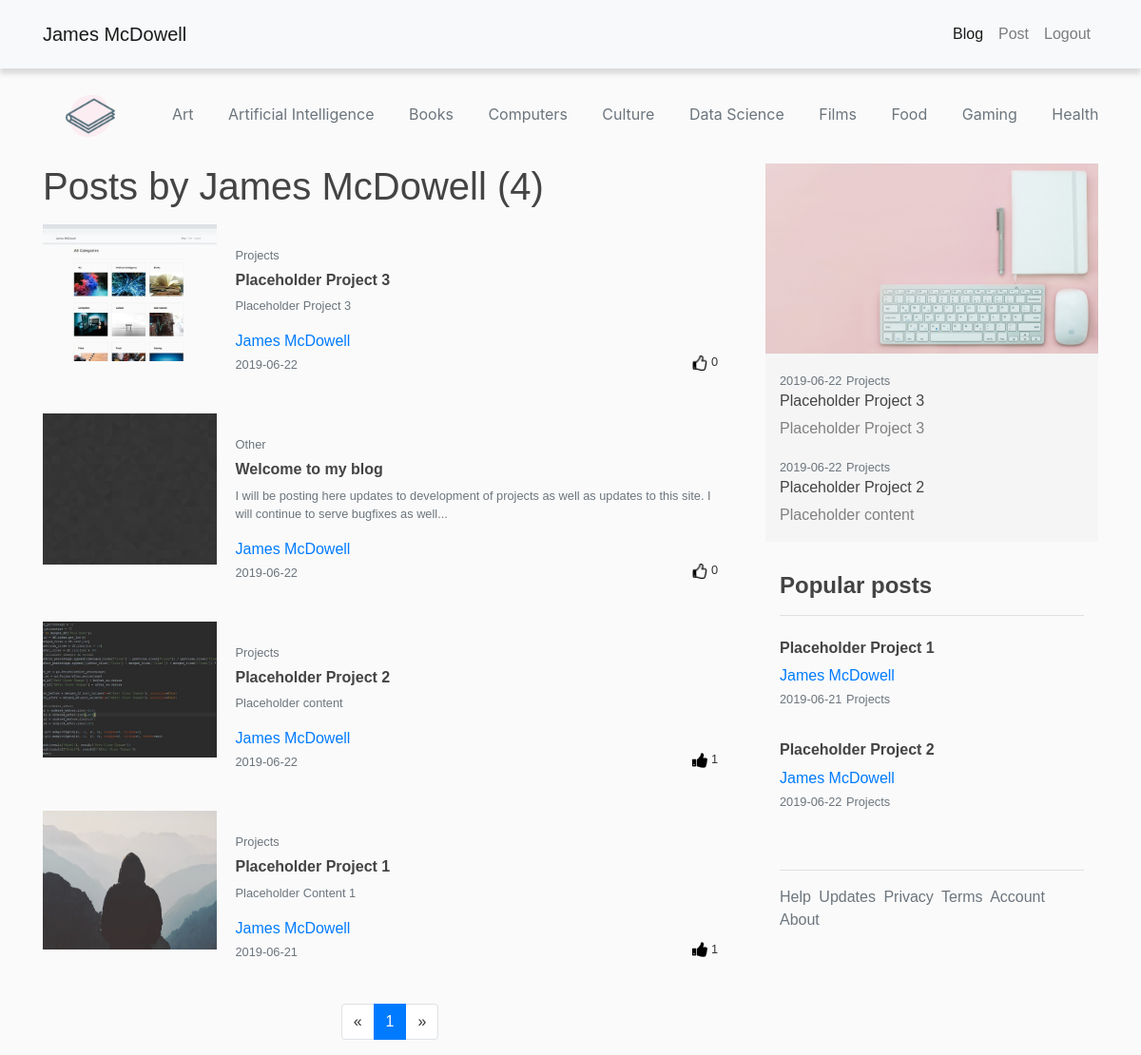
Page /user/James McDowell (signed in) on the committed database.
### flaskblog/models.py (models this page shows, shortened)
class Cat(db.Model):
    id = db.Column(db.Integer, primary_key=True)
    title = db.Column(db.String(30), nullable=False)
    posts = db.relationship('Post', backref='categ', lazy=True)
    category_image = db.Column(db.String(20), nullable=False, default='other.jpg')

class User(UserMixin, db.Model):
    id = db.Column(db.Integer, primary_key=True)
    username = db.Column(db.String(20), unique=True, nullable=False)
    email = db.Column(db.String(120), unique=True, nullable=False)
    image_file = db.Column(db.String(20), nullable=False, default='default.jpg')
    password = db.Column(db.String(60), nullable=False)
    posts = db.relationship('Post', backref='author', lazy=True)
    liked = db.relationship(
        'PostLike',
        foreign_keys='PostLike.user_id',
        backref='user', lazy='dynamic')
    def has_liked_post(self, post):
        return PostLike.query.filter(
            PostLike.user_id == self.id,
            PostLike.liked_id == post.user_id,
            PostLike.post_id == post.id).count() > 0

class Post(db.Model):
    id = db.Column(db.Integer, primary_key=True)
    title = db.Column(db.String(100), nullable=False)
    date_posted = db.Column(db.DateTime, nullable=False, default=datetime.utcnow)
    content = db.Column(db.Text, nullable=False)
    image_file = db.Column(db.String(20), nullable=False, default='default.jpg')
    user_id = db.Column(db.Integer, db.ForeignKey('user.id'), nullable=False)
    likes = db.relationship('PostLike', backref='post', lazy='dynamic')
    cat_id = db.Column(db.Integer, db.ForeignKey('cat.id'), nullable=False)

### flaskblog/users/routes.py (the view)
@users.route('/user/<string:username>')
def user_posts(username):
    page = request.args.get('page', 1, type=int)
    user = User.query.filter_by(username=username).first_or_404()
    posts = Post.query.filter_by(author=user)\
        .order_by(Post.date_posted.desc())\
        .paginate(page=page, per_page=20)
    if posts.has_next:
        next_page = page + 1
    else:
        next_page = None
    if posts.has_prev:
        prev_page = page - 1
    else:
        prev_page = None
    cat = Cat.query.order_by(Cat.title).limit(10)
    featured_id = db.session.query(PostLike.post_id,
                                   func.count(PostLike.id).label('qty')
                                   ).group_by(PostLike.post_id
                                              ).order_by(desc('qty')).limit(3)
    featured_posts = db.session.query(Post).filter(Post.id.in_(x for x, _ in featured_id)).all()
    projects = Post.query.filter_by(user_id=1).filter_by(cat_id=1).order_by(Post.date_posted.desc()).limit(2)
    return render_template('user_posts.html', posts=posts, user=user, cat=cat, featured=featured_posts,
                           projects=projects, next_page=next_page, prev_page=prev_page)

### flaskblog/models.py (called while the page is built)
@login_manager.user_loader
def load_user(user_id):
    return User.query.get(int(user_id))

### flaskblog/templates/user_posts.html (shortened to what this page needs)
{% extends "layout.html" %}
{% block content %}
    <h1 class="mb-3">Posts by {{ user.username }} ({{ posts.total }})</h1>
{% for post in posts.items %}
        <div class="row post-format">
            <div class="col-md-3 pl-0 pr-0">
                <a class="article-title" href="{{ url_for('posts.post', post_id=post.id) }}"><img class="post-picture" src="{{ url_for('static', filename='post_pics/' + post.image_file) }}"></a>
            </div>
            <div class="col-md-9 post-card">
                <div class="card-body">
                   <div class="article-metadata">
                       <a href="{{ url_for('posts.selected_category', category_id=post.categ.id, category_title=post.categ.title) }}"><small class="text-muted">{{ post.categ.title }}</small></a>
                   </div>
                    <h6><a class="article-title" href="{{ url_for('posts.post', post_id=post.id) }}"><b>{{ post.title|truncate(80)|striptags }}</b></a></h6>
                    <a class="article-title" href="{{ url_for('posts.post', post_id=post.id) }}"><small><p class="article-content text-muted">{{ post.content|truncate(140)|striptags }}</p></small></a>
                    <div><a class="mr-2 side_user" href="{{ url_for('users.user_posts', username=post.author.username) }}">{{ post.author.username }}</a></div>
                    <small class="text-muted">{{ post.date_posted.strftime('%Y-%m-%d') }}</small>
                    {% if current_user.is_authenticated %}
                        {% if current_user.has_liked_post(post) %}
                            <small class="float-right"><img class="like" src="{{ url_for('static', filename='home_pics/thumblike.png') }}"> {{ post.likes.count() }}</small>
                          {% else %}
                            <small class="float-right"><img class="like" src="{{ url_for('static', filename='home_pics/thumbunlike.png') }}"> {{ post.likes.count() }}</small>
                          {% endif %}
                    {% else %}
                    <small class="float-right"><img class="like" src="{{ url_for('static', filename='home_pics/thumbunlike.png') }}"> {{ post.likes.count() }}</small>
                    {% endif %}
                </div>
            </div>
        </div>
    {% endfor %}
        <nav aria-label="Page navigation example">
          <ul class="pagination justify-content-center">
            <li class="page-item">
              {% if prev_page %}
                  <a class="page-link" href="{{  url_for('users.user_posts', username=user.username, page=prev_page)}}" aria-label="Previous">
                    <span aria-hidden="true">&laquo;</span>
                    <span class="sr-only">Previous</span>
                  </a>
              {% else %}
                  <a class="page-link" aria-label="Previous">
                    <span aria-hidden="true">&laquo;</span>
                  </a>
              {% endif %}
            </li>
            {% for page_num in posts.iter_pages(left_edge=1, right_edge=1, left_current=1, right_current=2) %}
                {% if page_num  %}
                    {% if posts.page == page_num  %}
                        <li class="page-item active"><a class="page-link">{{ page_num }}</a></li>
                    {% else %}
                        <li class="page-item"><a class="page-link" href="{{  url_for('users.user_posts', username=user.username, page=page_num)}}">{{ page_num }}</a></li>
                    {% endif %}
                {% else %}
                    ...
                {% endif %}
            {% endfor %}
            <li class="page-item">
              {% if next_page%}
              <a class="page-link" href="{{  url_for('users.user_posts', username=user.username, page=next_page)}}" aria-label="Next">
                <span aria-hidden="true">&raquo;</span>
                <span class="sr-only">Next</span>
              </a>
              {% else %}
                <a class="page-link" aria-label="Next">
                    <span aria-hidden="true">&raquo;</span>
                </a>
              {% endif %}
            </li>
          </ul>
        </nav>
{% endblock content %}

### flaskblog/templates/layout.html (shortened to what this page needs)
<!DOCTYPE html>
<html lang="en">
<head>
    <link rel="stylesheet" type="text/css" href="{{ url_for('static', filename='format.css') }}">
    <link rel="stylesheet" href="https://maxcdn.bootstrapcdn.com/bootstrap/4.0.0/css/bootstrap.min.css">
    <link rel="stylesheet" type="text/css" href="{{ url_for('static', filename='main.css') }}">
    <link rel="stylesheet" href="https://cdnjs.cloudflare.com/ajax/libs/animate.css/3.7.0/animate.min.css">
</head>
<body>
        <nav class="navbar navbar-expand-lg navbar-light bg-light fixed-top pt-3 pb-3 mb-1">
        <div class="container">
          <a class="navbar-brand" href="{{ url_for('main.home_page') }}">James McDowell</a>
          <div class="collapse navbar-collapse" id="navbarSupportedContent">
            <ul class="navbar-nav ml-auto">
                <li class="nav-item active">
                    <a class="nav-link" href="{{ url_for('main.home') }}">Blog<span class="sr-only">(current)</span></a>
                </li>
                {% if current_user.is_authenticated %}
                    <li class="nav-item">
                        <a class="nav-link" href="{{ url_for('posts.new_post') }}">Post</a>
                    </li>
                    <li class="nav-item">
                        <a class="nav-link" href="{{ url_for('users.logout') }}">Logout</a>
                    </li>
                {% endif %}
            </ul>
          </div>
        </div>
        </nav>
        <div class="home-category-background">
            <div class="container-fluid home-category-list home-category-container">
                <a class="home-category-padding" href="{{ url_for('posts.categories') }}"><img class="icons" src="{{ url_for('static', filename='home_pics/journal.png') }}"></a>
                {% for cat in cat %}
                    <a class="home-category-padding" href="{{ url_for('posts.selected_category', category_id=cat.id, category_title=cat.title) }}">{{ cat.title }}</a>
                {% endfor %}
            </div>
        </div>
        <main role="main" class="container">
          <div class="row">
            <div class="col-md-8">
              {% block content %}{% endblock %}
            </div>
            <div class="col-md-4">
              <div class="content-section sidebar">
                <div class="sidebar-container">
                    <img class="sidebar-image mr-2" src="{{ url_for('static', filename='home_pics/sidebar2.jpg') }}">
                </div>
                  <ul class="list-group list-unstyled">
                    <li class="list-group-item-light pt-3 mb-3 sb-gray">
                        <ul class="container-fluid list-unstyled">
                            {% for project in projects %}
                            <article class="media">
                                  <div class="media-body">
                                    <small class="text-muted">{{ project.date_posted.strftime('%Y-%m-%d') }}</small>
                                    <small class="text-muted"><a class="sideb" href="{{ url_for('posts.selected_category', category_id=project.categ.id, category_title=project.categ.title) }}">{{ project.categ.title }}</a></small>
                                    <h6 class="truncates"><a class="article-title" href="{{ url_for('posts.post', post_id=project.id) }}">{{ project.title }}</a></h6>
                                    <p class="truncates">{{ project.content|truncate(140)|striptags  }}</p>
                                  </div>
                            </article>
                            {% endfor %}
                        </ul>
                    </li>
                    <li class="pt-3 pb-3">
                        <ul class="container-fluid list-unstyled">
                            <h4><b>Popular posts</b></h4>
                            <hr>
                            {% for post in featured %}
                                <article class="media mb-3 mt-3">
                                      <div class="media-body pt-2 pb-2">
                                          <h6 class="truncates"><b><a class="article-title" href="{{ url_for('posts.post', post_id=post.id) }}">{{ post.title }}</a></b></h6>
                                        <a class="mr-2 side_user" href="{{ url_for('users.user_posts', username=post.author.username) }}">{{ post.author.username }}</a><br>
                                        <small class="text-muted">{{ post.date_posted.strftime('%Y-%m-%d') }}</small>
                                          <small><a class="sideb" href="{{ url_for('posts.selected_category', category_id=post.categ.id, category_title=post.categ.title) }}">{{ post.categ.title }}</a></small>
                                      </div>
                                </article>
                            {% endfor %}
                        </ul>
                    </li>
                    <li class="pt-1 pb-3">
                        <ul class="container-fluid list-unstyled">
                            <hr>
                            <div class="mb-2">
                                <a class="pr-1 sideb" href="{{ url_for('main.help') }}">Help</a> <a class="pr-1 sideb" href="{{ url_for('main.updates') }}">Updates</a> <a class="pr-1 sideb" href="{{ url_for('main.privacy') }}">Privacy</a> <a class="pr-1 sideb" href="{{ url_for('main.terms') }}">Terms</a> <a class="pr-1 sideb" href="{{ url_for('users.account') }}">Account</a> <a class="pr-1 sideb" href="{{ url_for('main.about') }}">About</a>
                            </div>
                        </ul>
                    </li>
                  </ul>
              </div>
            </div>
          </div>
        </main>
</body>
</html>

### flaskblog/static/format.css (style rules this page uses)
.navbar { margin-bottom: 0px; }
.container { font-family: "Rubik","Arial",sans-serif; }
.navbar { -webkit-box-shadow: 0px 6px 5px 0px rgba(0,0,0,0.12); -moz-box-shadow: 0px 6px 5px 0px rgba(0,0,0,0.12); box-shadow: 0px 6px 5px 0px rgba(0,0,0,0.12); }
.truncates { display: -webkit-box; text-overflow: ellipsis; -o-text-overflow: ellipsis; -moz-binding: url('ellipsis.xml#ellipsis'); -webkit-box-orient: vertical; -webkit-line-clamp: 2; overflow: hidden; }
.icons { height: 100px; width: auto; margin-top: 0; margin-bottom: 0; padding-bottom: 0; padding-top: -5px; }
img { max-width: 100%; height: auto; }

### flaskblog/static/main.css (style rules this page uses)
body { background: #fafafa; color: #333333; margin-top: 4.5rem; }
h1, h2, h3, h4, h5, h6 { color: #444444; }
.content-section { background: #fafafa; border-radius: 3px; margin-bottom: 20px; }
.post-format { margin-bottom: 20px; margin-right: 0; margin-left: 0; }
.post-picture { object-fit: cover; width: 100%; height: 100%; max-height: 208px; }
@media screen and (max-width: 1200px) and (min-width: 992px) { .post-picture { width: 100%; height: 80%; } }
.post-card { width: 100%; padding-left: 0; padding-right: 0; margin-bottom: 0; }
.article-title { color: #444444; }
.article-content { white-space: pre-line; }
.article-metadata { padding-bottom: 1px; margin-bottom: 4px; }
.sidebar { position: -webkit-sticky; position: sticky; top: 0; }
.sidebar-image { width: 100%; max-height: 200px; }
.sidebar-container { position: relative; text-align: center; color: white; font-family: sans-serif; }
.sb-gray { background-color: #F5F5F5; }
.home-category-container { display: block; white-space: nowrap; overflow: hidden; }
.home-category-padding { padding-right: 1em; padding-left: 1em; }
.home-category-list { overflow: hidden; text-align: center; }
.home-category-container a { color: #6c757d; }
a.sideb { text-decoration: none; color: #6c757d; }
a.sideb:link { text-decoration: none; color: #6c757d; }
a.side_user { text-decoration: none; }

### rows in the picture
Cat: title "Art"
Cat: title "Artificial Intelligence"
Cat: title "Books"
Cat: title "Computers"
Cat: title "Culture"
Cat: title "Data Science"
Cat: title "Films"
Cat: title "Food"
Cat: title "Gaming"
Cat: title "Health"
User: username "James McDowell"
Post: image_file (picture), categ "Projects", title "Placeholder Project 3", content "Placeholder Project 3", author.username "James McDowell", date_posted "2019-06-22", likes.count "0"
Post: image_file (picture), categ "Other", title "Welcome to my blog", content "I will be posting here updates to development of projects as well as updates to this site. I will continue to serve bugfixes as well...", author.username "James McDowell", date_posted "2019-06-22", likes.count "0"
Post: image_file (picture), categ "Projects", title "Placeholder Project 2", content "Placeholder content", author.username "James McDowell", date_posted "2019-06-22", likes.count "1"
Post: image_file (placeholder picture), categ "Projects", title "Placeholder Project 1", content "Placeholder Content 1", author.username "James McDowell", date_posted "2019-06-21", likes.count "1"

### other values in the picture
{{ posts.total }} "4"
{{ page_num }} "1"
